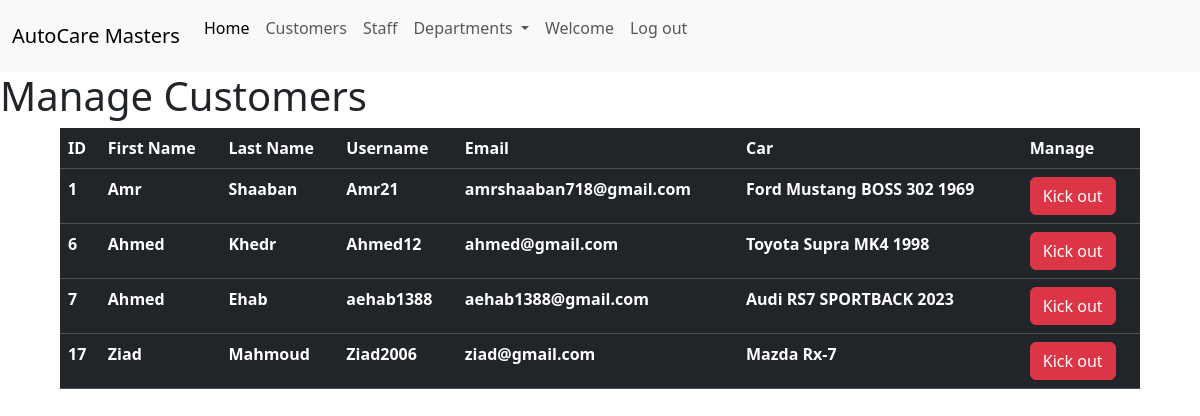
The page /PHP/AdminCustomers.php on the database its author committed.
### tables this page shows
CREATE TABLE `customer` (
  `F_Name` varchar(15) NOT NULL,
  `L_Name` varchar(15) NOT NULL,
  `UserName` varchar(20) NOT NULL,
  `Email` varchar(50) NOT NULL,
  `Password` varchar(256) NOT NULL,
  `C_ID` int(11) NOT NULL,
  `Car` varchar(30) NOT NULL
);

### PHP/AdminCustomers.php (the view, shortened to what this page needs)
<!DOCTYPE html>
<html>
<head>
    <link href="https://cdn.jsdelivr.net/npm/bootstrap@5.3.2/dist/css/bootstrap.min.css" rel="stylesheet">
</head>
<body>
<?php include 'adminNavbar.php'; ?>
<h1>Manage Customers </h1>
<table class="table table-dark table-hover " style="margin: 0px 5%; width: 90%;" >
  <tr>
      <th>ID</th> <th>First Name  </th> <th>Last Name</th> <th>Username</th> <th>Email</th> <th>Car</th> <th>Manage</th>
  </tr>
  <?php
  include("DataBaseConfig.php");
  $sql = "select  `c_id`,`f_name`,`l_name`,`username`,`email`,`Car` from customer";
  $result = $con->query($sql);
  while ($row = $result->fetch_assoc())
  {
  ?>
<tr>
  <th><?php echo $row['c_id'] ?></th>
  <th><?php echo $row['f_name'] ?></th>
  <th><?php echo $row['l_name'] ?></th>
  <th><?php echo $row['username'] ?></th>
  <th><?php echo $row['email'] ?></th>
    <th><?php echo $row['Car'] ?></th>
  <th><form action="AdminDeleteCustomer.php" method="post" > <input class="btn btn-danger" type="submit" value="Kick out" name="<?php echo $row['c_id']?>" > </form> </th>
</tr>
<?php
  }
?>
</table>
</body>
</html>

### rows shown on the page
customer: C_ID "1", F_Name "Amr", L_Name "Shaaban", UserName "Amr21", Email "amrshaaban718@gmail.com", Car "Ford Mustang BOSS 302 1969"
customer: C_ID "6", F_Name "Ahmed", L_Name "Khedr", UserName "Ahmed12", Email "ahmed@gmail.com", Car "Toyota Supra MK4 1998"
customer: C_ID "7", F_Name "Ahmed", L_Name "Ehab", UserName "aehab1388", Email "aehab1388@gmail.com", Car "Audi RS7 SPORTBACK 2023"
customer: C_ID "17", F_Name "Ziad", L_Name "Mahmoud", UserName "Ziad2006", Email "ziad@gmail.com", Car "Mazda Rx-7"
